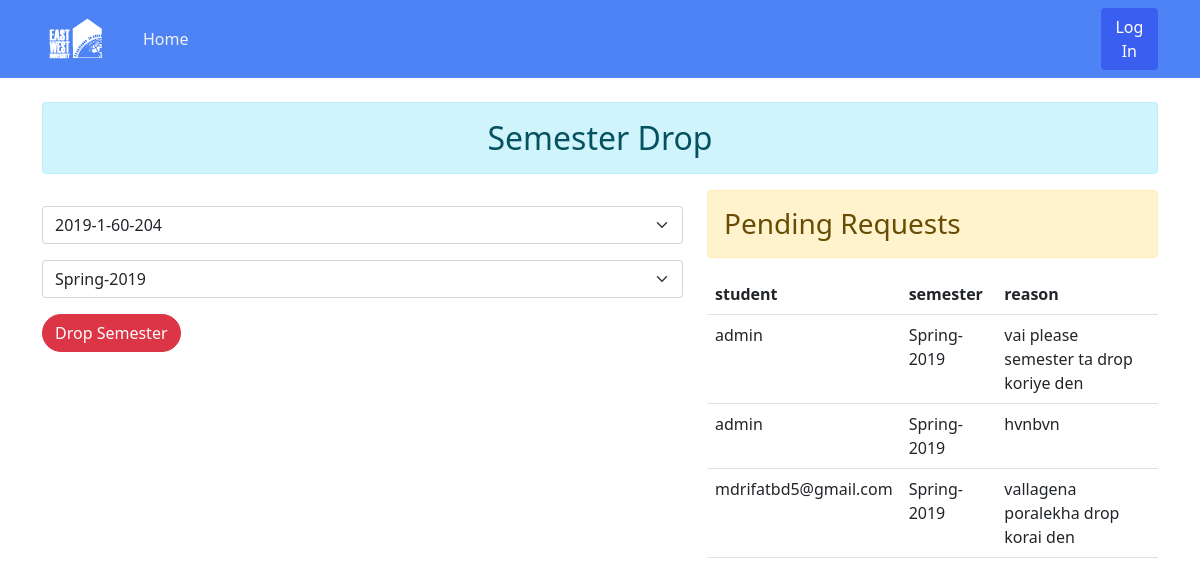
Screenshot of /advising/drop_request/ with the database file from the repository.
### advising/models.py (models this page shows, shortened)
class DropSemesterRequest(models.Model):
    student_info=models.ForeignKey('home.User', on_delete=models.CASCADE)
    semester=models.CharField(max_length=255,default=False)
    message=models.CharField(max_length=255,default=False)

### home/models.py (models this page shows)
class User(AbstractUser):
    is_student = models.BooleanField(default=False)
    is_faculty = models.BooleanField(default=False)

### advising/views.py (the view, shortened to what this page needs)
# urls.py: path('drop_request/', views.drop_request, name='drop_request'),
@csrf_exempt
def drop_request(request):
    req = DropSemesterRequest.objects.all()
    user = User.objects.filter(is_student=True)
    semester = Create_Semester.objects.values()
    context = {
        'user': user,
        'semester': semester,
        'student': 'Null',
        'add': 'Null',
        "req": req
    }
    return render(request, 'advising/drop_request.html', context)

### templates/advising/drop_request.html
{% extends 'home/base.html' %}
{% block content %}
<div class="container mt-4">
    <h2 class="alert alert-info text-center">Semester Drop</h2>
<div class="row">
    <div class="col-md-7">
        <form action="" method="post">
            <select name='user' id='user' class="form-select my-3" aria-label="Enter the student id">
           {% for y in user %}
           <option value="{{y.id}}">{{y.username}}</option>
           {% endfor %}
         </select>
        <select name='semester' id='semester' class="form-select my-3" aria-label="Default select example">
           {% for x in semester %}
           <option value="{{x.semester}}">{{x.semester}}</option>
           {% endfor %}
         </select>
         <button type='submit' class='btn btn-danger rounded-pill'>Drop Semester</button>
        </form>
    </div>
    <div class="col-md-5 selected">
        <h3 class='alert alert-warning'>Pending Requests</h3>
        <table class='table table-hover'>
            <tr>
                <th>student</th>
                <th>semester</th>
                <th>reason</th>
            </tr>
            {% for x in req %}
            <tr>
                <td>{{x.student_info}}</td>
                <td>{{x.semester}}</td>
                <td>{{x.message}}</td>
            </tr>
            {% endfor %}
        </table>
    </div>
</div>
{% endblock content %}

### rows the page displays
DropSemesterRequest: student_info "admin", semester "Spring-2019", message "vai please semester ta drop koriye den"
DropSemesterRequest: student_info "admin", semester "Spring-2019", message "hvnbvn"
DropSemesterRequest: student_info "mdrifatbd5@gmail.com", semester "Spring-2019", message "vallagena poralekha drop korai den"

### other values shown
form field user "2019-1-60-204"
form field semester "Spring-2019"
